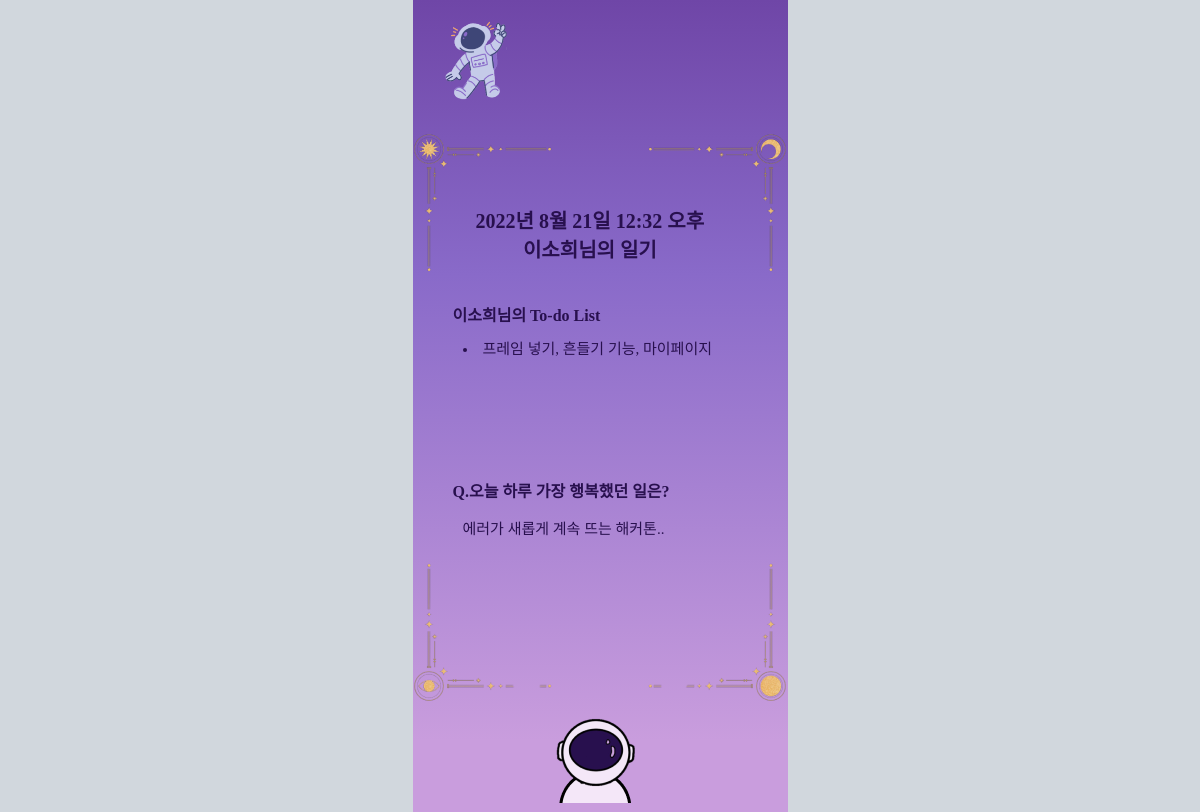
Before: /detail/20 with the older database file.
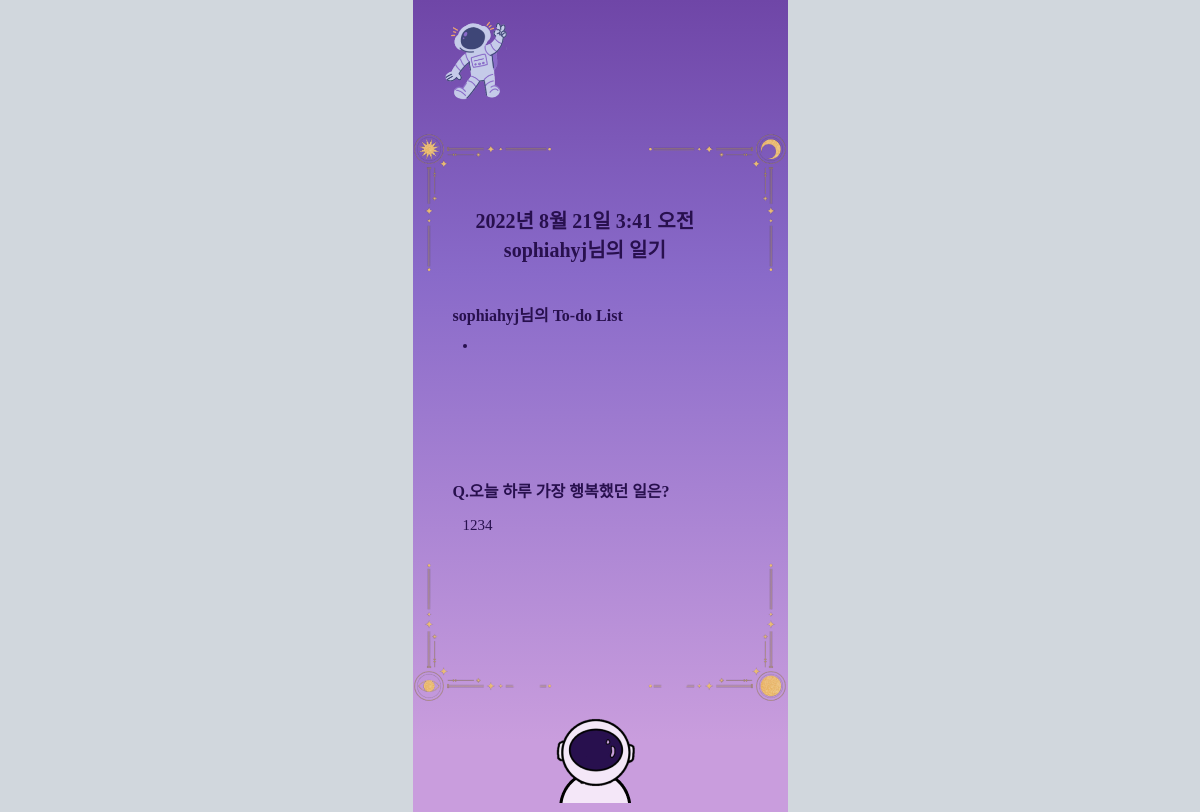
After: the same page with the newer database file.
### diaryApp/models.py (models this page shows, shortened)
class Diary(models.Model):
    todos = models.TextField(max_length=50, null=True)
    content = models.TextField(max_length=100, null=True)
    diary_created_at  = models.DateTimeField(auto_now_add=True, null=True)
    creator = models.ForeignKey(User, on_delete=models.CASCADE, related_name="diary")

### diaryApp/views.py (the view)
# urls.py: path('detail/<int:diary_pk>', views.detail, name='detail'),
def detail(request, diary_pk):
    diary = Diary.objects.get(pk=diary_pk)
    return render(request, 'detail.html', {'diary': diary})

### diaryApp/templates/detail.html (shortened to what this page needs)
{% extends 'base.html' %}
{% load static %}
{% block style %}
    <link rel="stylesheet" type="text/css" href="{% static 'diaryApp/detail.css' %}">
{% endblock style %}
{% block content %}
    <div class="container">
        <div class="header">
            <a href="{% url 'index' %}">
                <img class="logo" src="../static/images/우주 일기 3.png">
            </a>
        </div>
        <div class="outer">
            <img src="../static/images/frame.png">
                <div class="date" style="text-align: center;">
                    {{diary.diary_created_at}} <br>
                    {{diary.creator}}님의 일기
                </div>
                <div class="todo_list">{{diary.creator}}님의 To-do List</div>
                    <li>{{diary.todos}}</li>
                <div class="diary_question">Q.오늘 하루 가장 행복했던 일은?</div>
                    <p>{{diary.content}}</p>
            </div>
        <div class="footerimg">
            <img src="../static/images/footerimg.png" style="padding-left: 140px;">
        </div>
        </div>
    </div>
{% endblock content %}

Changed rows visible on the page:
changed Diary: diary_created_at "2022년 8월 21일 12:32 오후" → "2022년 8월 21일 3:41 오전"; creator "이소희" → "sophiahyj"; content "에러가 새롭게 계속 뜨는 해커톤.." → "1234"; todos "프레임 넣기, 흔들기 기능, 마이페이지" → (not shown)
